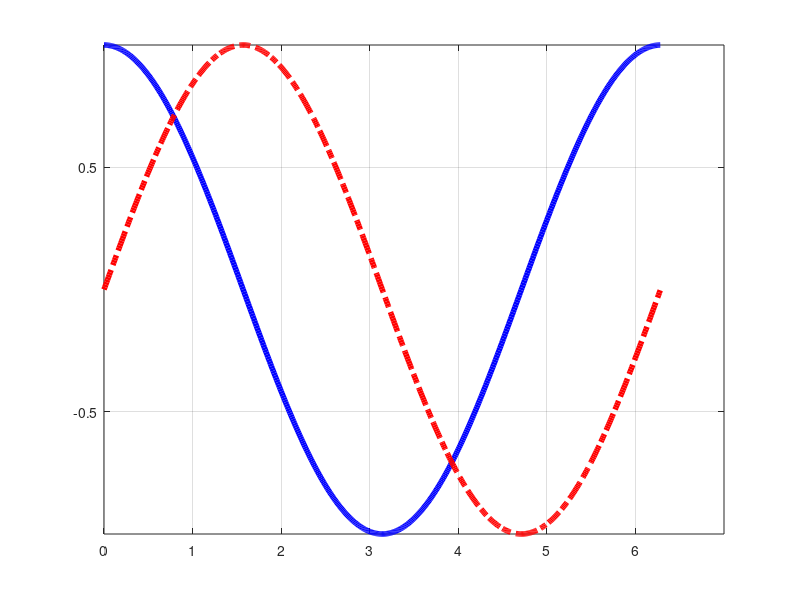

The MATLAB script that drew this image:
chdir('.'); 
clear all;
close all;
%opengl('save','hardware');

figure (1, 'visible', 'off');

x  = 0: 0.01: 2*pi;
y1 = cos(x);
y2 = sin(x);

%set(gcf,'Renderer','OpenGL');

plot(x, y1, 'b', 'LineWidth', 4, x, y2, 'r-.', 'LineWidth', 4);

grid on; 
% Plot y1 vs. x (blue, solid) and y2 vs. x (red, dashed)



set(gca,'XTick',0:2*pi);
set(gca,'YTick',-1.5:1.5);

% Here we preserve the size of the image when we save it.

% Save the file as PNG

%figure(1);


%saveas(1,'fig01.tif');

%print('fig01','-dpng');


%set(0, 'DefaultFigureRenderer', 'OpenGL');


%print('fig01','-dsvg','-noui','-opengl');
%set(gcf,'renderer','opengl');

set(gcf, "visible", "off")



%set('renderer','opengl');
%print('fig01','-dpng','-noui','-opengl','-r72');


%print('fig01','-dpng');

%print -dpng fig01.png -r1200;

print -dsvg fig01.svg;


%saveas(gcf, 'fig01.svg');


%print('fig01','-dpng','-noui','-opengl');

%print('fig01','-dpng','-noui','-opengl','-r72')

%print('fig01','-dpng','-noui','-opengl');

%saveas(gcf,'fig01.svg')


%savefig('fig01.png','compact')
exit;